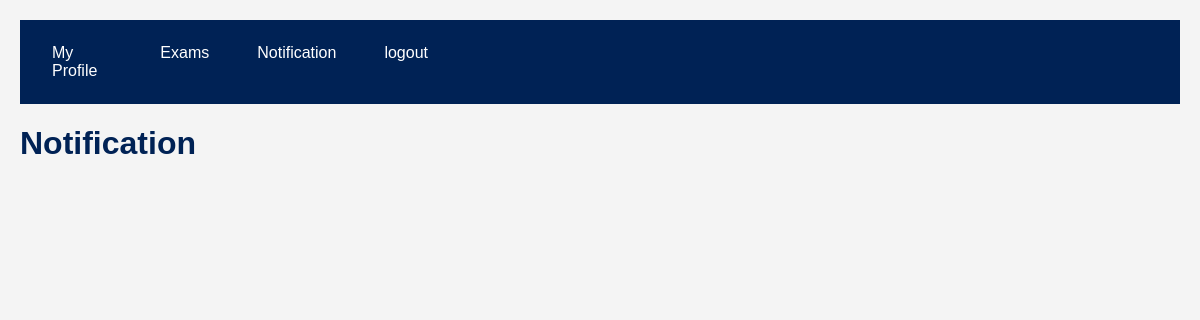
Before: /api/accounts/notifications/ (signed in) with the older database file.
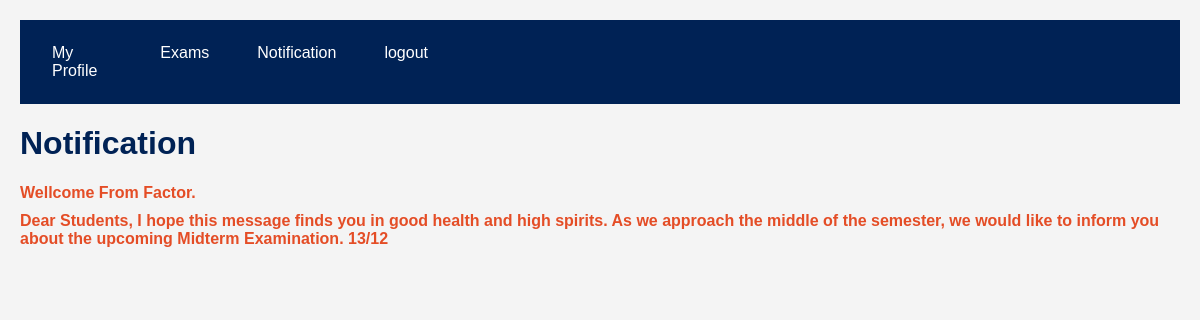
After: the same page with the newer database file.
### accounts/models.py (models this page shows, shortened)
class Notification(models.Model):
    student = models.ForeignKey(Student, on_delete=models.CASCADE, related_name="notifications")
    message = models.CharField(max_length=255)
    is_read = models.BooleanField(default=False)
    created_at = models.DateTimeField(auto_now_add=True)
    class Meta:
        ordering = ["-created_at"]

### accounts/views.py (the view)
# urls.py: path("notifications/", views.notifications, name="notifications"),
def notifications(request):
    if request.method == 'POST':
        message = request.POST['message']
        level = request.POST['level']
        factor = Factor()
        way = factor.sendNotification('web')
        way.setMessage(message)
        way.setLevel(level)
        way.send()
        return render(request, 'notifications.html')
    else :
        try:
            stude = Student.objects.get(user=request.user)
            notifications = Notification.objects.filter(student=stude) #, is_read=False).order_by('-created_at')
            context = {
                "notifications": notifications,
                "is_student": True
            }
            return render(request, "notifications.html", context)
        except:
            pass
    return render(request, "notifications.html", {"is_teacher": True})

### templates/notifications.html (shortened to what this page needs)
<!DOCTYPE html>
<html lang="en">
<head>
</head>
<body>
    <nav>
        <a href="{% url 'myprofile' %}">My Profile</a>
        <a href="{% url 'exams' %}">Exams</a>
        <a href="{% url 'notifications' %}">Notification</a>
        <a href="{% url 'signout' %}">logout</a>
        <a href="#"></a><a href="#"></a><a href="#"></a>
        <a href="#"></a><a href="#"></a><a href="#"></a>
        <a href="#"></a><a href="#"></a><a href="#"></a>
        <a href="#"></a><a href="#"></a><a href="#"></a>
        <a href="#"></a><a href="#"></a><a href="#"></a>
    </nav>
    <h1>Notification</h1>
    <ul>
        {% for notification in notifications %}
        <li>
            <a href="{% url 'mark_as_read' notification.id %}">
                {% if not notification.is_read %}
                <span class="unread">{{ notification.message }}</span>
                {% else %}
                {{ notification.message }}
                {% endif %}
            </a>
        </li>
        {% endfor %}
    </ul>
</body>
</html>

Changed rows visible on the page:
added Notification: message "Wellcome From Factor."
added Notification: message "Dear Students, I hope this message finds you in good health and high spirits. As we approach the middle of the semester, we would like to inform you about the upcoming Midterm Examination. 13/12"
